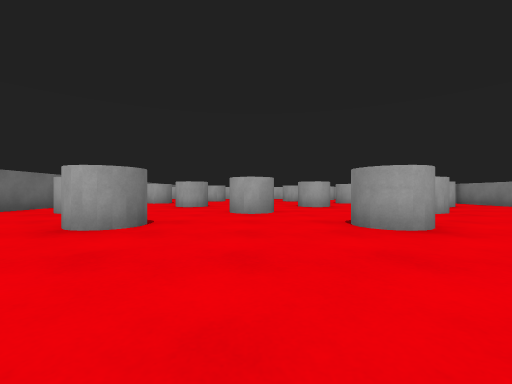
View 1 (above)

12 first-person views from a walk through a Unity game level. The camera is 0.47 m above the floor, looks level and sees 90° across. The floor is counted in squares, 1 m on a side. Each view is taken from the middle of a square. On the plan, view 1 faces up. The plan holds only what a view shows up to about 9 squares ahead; the rest is blank. The place goes on beyond the plan.

View 2
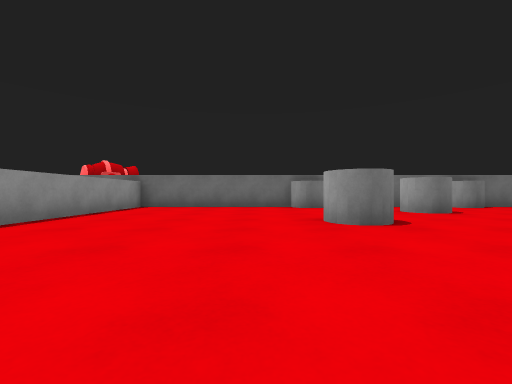

View 3
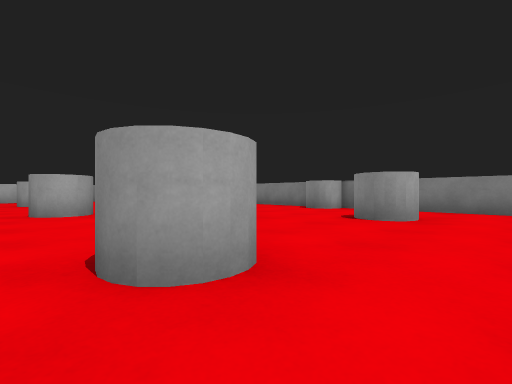

View 4
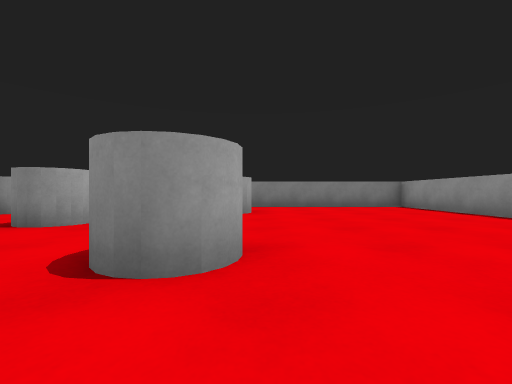

View 5
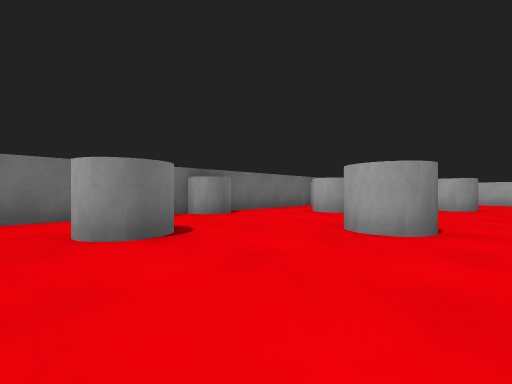

View 6
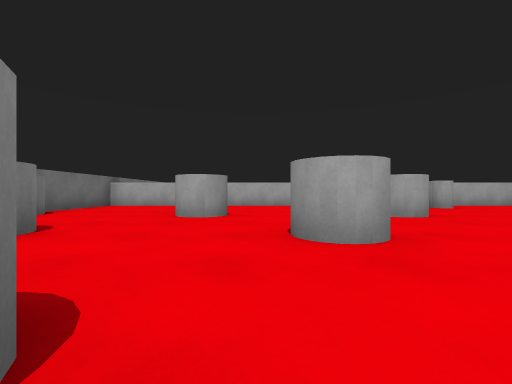

View 7
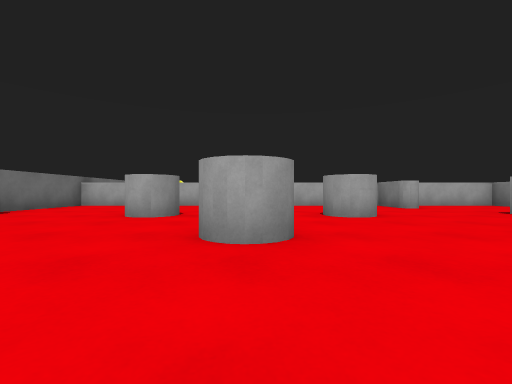

View 8
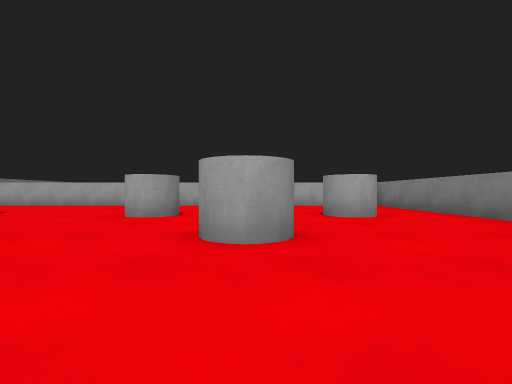

View 9
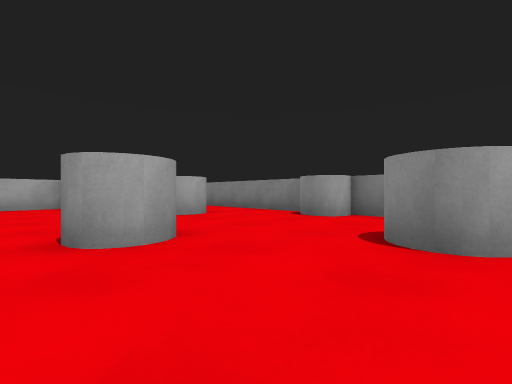

View 10
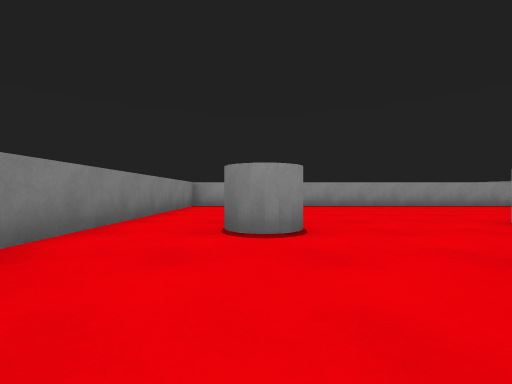

View 11
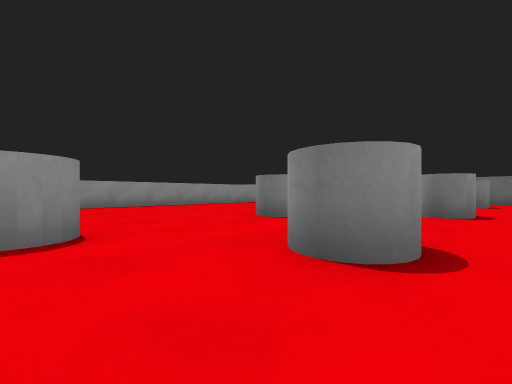

View 12
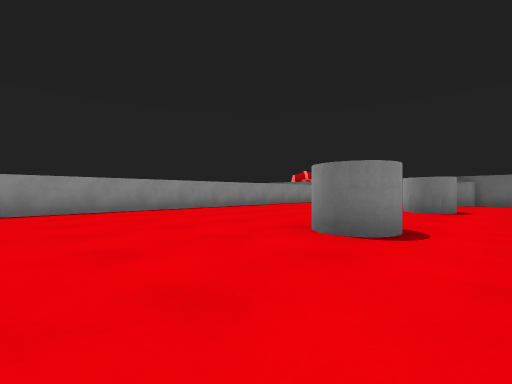

### Floor plan
Points are (right, up) in squares from view 1. A wall is a line through its corners. A room is listed if a view was taken in it or the views show most of it. See-through windows are left out.
Room 1 (views 1, 2, 3, 4, 5, 6, 7, 8, 9, 10, 11, 12)
walls: (-6, 7.5) (-6, -1.6) (8.1, -1.6) (8.1, 16.8) (-6, 16.8) (-6, 14); (-6, 12.5) (-6, 9)
objects: other object (-6, 4); other object (-6, 8); other object (-6, 13); other object (-4, 6); other object (-4, 11); other object (-2, 3) to (-2, 4); other object (-2, 8) to (-2, 9); other object (-2, 13); other object (0, 6); other object (0, 11); other object (2, 3) to (2, 4); other object (2, 8) to (2, 9); other object (2, 13); other object (4, 6); other object (4, 11); other object (4, 16) to (5, 16); other object (6, 3) to (6, 4); other object (6, 8) to (6, 9); other object (6, 13); other object (8, 6); other object (8, 11)

Where each view was taken, in squares from view 1:
view 1: 0 up, 0 right, facing up
view 2: 2 up, 2 right, facing left
view 3: 2 up, 1 right, facing up-right
view 4: 3 up, 0 right, facing right
view 5: 5 up, 1 left, facing up-left
view 6: 8 up, 1 left, facing up
view 7: 8 up, 0 right, facing up
view 8: 8 up, 4 right, facing up
view 9: 8 up, 3 right, facing up-right
view 10: 7 up, 6 right, facing down
view 11: 7 up, 6 right, facing down-left
view 12: 5 up, 5 right, facing down-left
